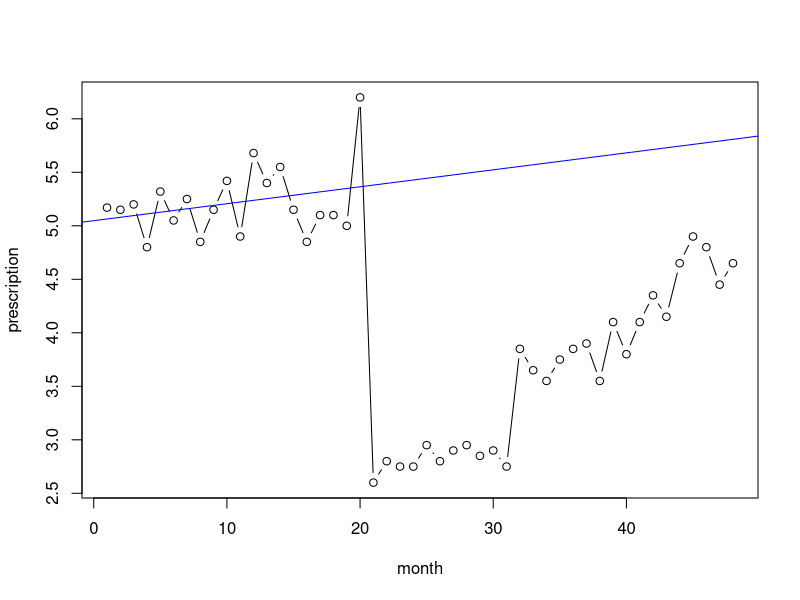
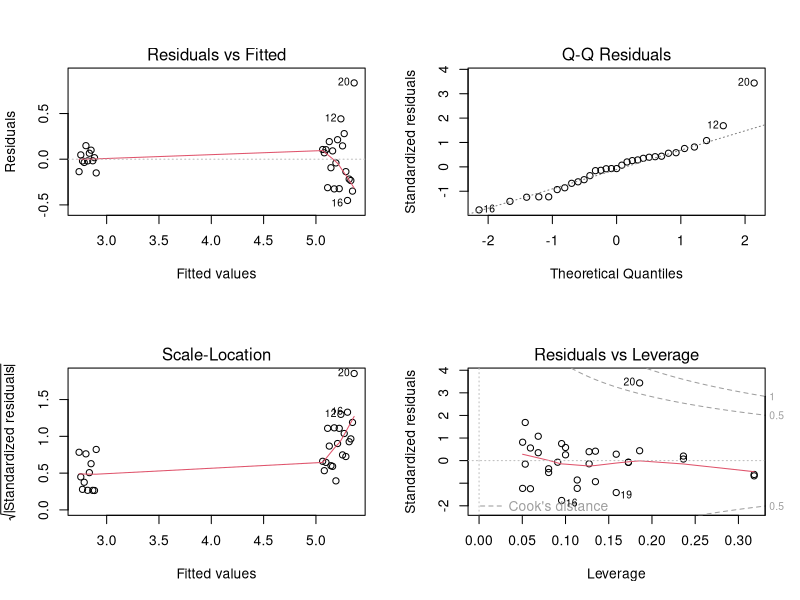

These figures' R source, in order:
setwd("C:/Users/T.Hirano/Documents/R/Git/rcodes")
# a<-read.csv("clipboard")
# write.csv(a,"a.csv")
a<-read.csv("a.csv")
head(a)

plot(prescription~month,data=a,type="b")

(m <- lm(prescription ~ observation + intervention1 + time1, data=subset(a, intervention2==0)))
summary(m)

abline(m,col="blue")

opar<-par(mfrow=c(2,2))
plot(m)
par(opar)

library(car)
durbinWatsonTest(m, max.lag=4)

